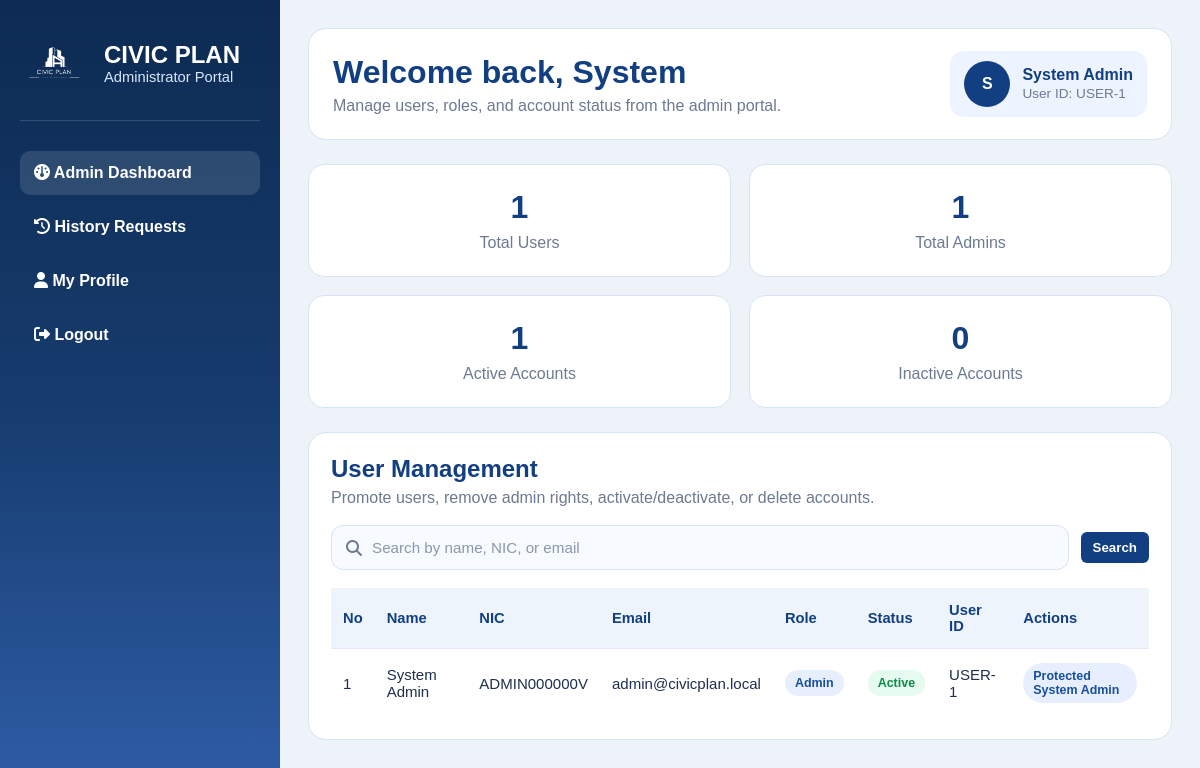
The page /admin/dashboard (signed in) on the database its author committed.
### tables this page shows
CREATE TABLE users (
        user_id INTEGER PRIMARY KEY AUTOINCREMENT,
        first_name TEXT NOT NULL,
        last_name TEXT NOT NULL,
        phone_number TEXT,
        email TEXT NOT NULL,
        password_hash TEXT NOT NULL,
        date_of_birth TEXT,
        address TEXT,
        city TEXT,
        nic TEXT NOT NULL,
        is_admin BOOLEAN DEFAULT 0,
        created_at TEXT DEFAULT CURRENT_TIMESTAMP
    , employee_id TEXT, is_active BOOLEAN DEFAULT 1);

### routes/admin_routes.py (the view)
@admin_bp.route("/admin/dashboard")
def admin_dashboard():
    admin_user, redirect_response = admin_required()
    if redirect_response:
        return redirect_response
    search_query = request.args.get("search", "").strip()
    conn = get_connection()
    cursor = conn.cursor()
    cursor.execute("SELECT COUNT(*) AS total_users FROM users")
    total_users = cursor.fetchone()["total_users"]
    cursor.execute("SELECT COUNT(*) AS total_admins FROM users WHERE is_admin = 1")
    total_admins = cursor.fetchone()["total_admins"]
    cursor.execute("SELECT COUNT(*) AS active_users FROM users WHERE is_active = 1")
    active_users = cursor.fetchone()["active_users"]
    cursor.execute("SELECT COUNT(*) AS inactive_users FROM users WHERE is_active = 0")
    inactive_users = cursor.fetchone()["inactive_users"]
    if search_query:
        like_term = f"%{search_query}%"
        cursor.execute(
            """
            SELECT *
            FROM users
            WHERE (
                first_name || ' ' || last_name LIKE ?
                OR first_name LIKE ?
                OR last_name LIKE ?
                OR nic LIKE ?
                OR email LIKE ?
            )
            ORDER BY user_id ASC
            """,
            (like_term, like_term, like_term, like_term, like_term),
        )
    else:
        cursor.execute(
            """
            SELECT *
            FROM users
            ORDER BY user_id ASC
            """
        )
    users = cursor.fetchall()
    conn.close()
    return render_template(
        "admin_dashboard.html",
        user=admin_user,
        users=users,
        total_users=total_users,
        total_admins=total_admins,
        active_users=active_users,
        inactive_users=inactive_users,
        search_query=search_query,
    )

### database/db_connection.py (called while the page is built)
def get_connection():
    conn = sqlite3.connect(db_path)
    conn.row_factory = sqlite3.Row
    conn.execute("PRAGMA foreign_keys = ON")
    return conn

### routes/admin_routes.py (called while the page is built)
def get_current_user():
    if "user_id" not in session:
        return None
    conn = get_connection()
    cursor = conn.cursor()
    cursor.execute("""
        SELECT * FROM users
        WHERE user_id = ?
    """, (session["user_id"],))
    user = cursor.fetchone()
    conn.close()
    return user

def admin_required():
    user = get_current_user()
    if not user:
        flash("Please sign in first.", "error")
        return None, redirect(url_for("auth.login"))
    if not user["is_admin"]:
        flash("Admin access only.", "error")
        return None, redirect(url_for("main.dashboard"))
    return user, None

### routes/submit_documents_routes.py (called while the page is built)
@submit_documents_bp.before_app_request
def setup_submit_documents_table():
    if not getattr(current_app, '_submit_docs_initialized', False):
        init_submit_documents_table()
        current_app._submit_docs_initialized = True

### templates/admin_dashboard.html (shortened to what this page needs)
<!DOCTYPE html>
<html lang="en">
<head>
    <link rel="stylesheet" href="{{ url_for('static', filename='admin_dashboard.css') }}" />
    <link rel="stylesheet" href="https://cdnjs.cloudflare.com/ajax/libs/font-awesome/6.5.0/css/all.min.css" />
</head>
<body>
    <div class="admin-shell">
        <aside class="sidebar">
            <div class="sidebar-brand">
                <img src="{{ url_for('static', filename='images/logo-removebackground.png') }}" alt="Logo">
                <div>
                    <h2>CIVIC PLAN</h2>
                    <p>Administrator Portal</p>
                </div>
            </div>
            <nav class="sidebar-nav">
                <a href="{{ url_for('admin.admin_dashboard') }}" class="active">
                    <i class="fa-solid fa-gauge"></i> Admin Dashboard
                </a>
                <a href="{{ url_for('admin.admin_transaction_history_requests') }}">
                    <i class="fa-solid fa-clock-rotate-left"></i> History Requests
                </a>
                <a href="{{ url_for('user.account') }}">
                    <i class="fa-solid fa-user"></i> My Profile
                </a>
                <a href="{{ url_for('auth.logout') }}">
                    <i class="fa-solid fa-right-from-bracket"></i> Logout
                </a>
            </nav>
        </aside>
        <main class="main-content">
            <header class="topbar">
                <div>
                    <h1>Welcome back, {{ user['first_name'] }}</h1>
                    <p>Manage users, roles, and account status from the admin portal.</p>
                </div>
                <div class="admin-chip">
                    <div class="avatar">{{ user['first_name'][0] | upper }}</div>
                    <div>
                        <strong>{{ user['first_name'] }} {{ user['last_name'] }}</strong>
                        <span>User ID: USER-{{ user['user_id'] }}</span>
                    </div>
                </div>
            </header>
            <section class="stats-grid">
                <div class="stat-card">
                    <h3>{{ total_users }}</h3>
                    <p>Total Users</p>
                </div>
                <div class="stat-card">
                    <h3>{{ total_admins }}</h3>
                    <p>Total Admins</p>
                </div>
                <div class="stat-card">
                    <h3>{{ active_users }}</h3>
                    <p>Active Accounts</p>
                </div>
                <div class="stat-card">
                    <h3>{{ inactive_users }}</h3>
                    <p>Inactive Accounts</p>
                </div>
            </section>
            <section class="panel">
                <div class="panel-header">
                    <h2>User Management</h2>
                    <p>Promote users, remove admin rights, activate/deactivate, or delete accounts.</p>
                </div>
                <form class="search-form" method="GET" action="{{ url_for('admin.admin_dashboard') }}">
                    <div class="search-input-group">
                        <i class="fa-solid fa-magnifying-glass"></i>
                        <input type="text" name="search" placeholder="Search by name, NIC, or email"
                            value="{{ search_query if search_query else '' }}" />
                    </div>
                    <button type="submit" class="btn primary">Search</button>
                </form>
                <div class="table-wrap">
                    <table>
                        <thead>
                            <tr>
                                <th>No</th>
                                <th>Name</th>
                                <th>NIC</th>
                                <th>Email</th>
                                <th>Role</th>
                                <th>Status</th>
                                <th>User ID</th>
                                <th>Actions</th>
                            </tr>
                        </thead>
                        <tbody>
                            {% if users %}
                            {% for u in users %}
                            <tr>
                                <td>{{ loop.index }}</td>
                                <td>{{ u['first_name'] }} {{ u['last_name'] }}</td>
                                <td>{{ u['nic'] if u['nic'] else '-' }}</td>
                                <td>{{ u['email'] }}</td>
                                <td>
                                    {% if u['is_admin'] %}
                                    <span class="badge admin">Admin</span>
                                    {% else %}
                                    <span class="badge user">User</span>
                                    {% endif %}
                                </td>
                                <td>
                                    {% if u['is_active'] %}
                                    <span class="badge active">Active</span>
                                    {% else %}
                                    <span class="badge inactive">Inactive</span>
                                    {% endif %}
                                </td>
                                <td>USER-{{ u['user_id'] }}</td>
                                <td>
                                    {% set is_system_admin = (u['email'] == 'admin@civicplan.local' and u['nic'] ==
                                    'ADMIN000000V') %}
                                    {% if is_system_admin %}
                                    <div class="action-buttons">
                                        <span class="badge admin">Protected System Admin</span>
                                    </div>
                                    {% endif %}
                                </td>
                            </tr>
                            {% endfor %}
                            {% else %}
                            <tr>
                                <td colspan="8" class="no-results">No users found.</td>
                            </tr>
                            {% endif %}
                        </tbody>
                    </table>
                </div>
            </section>
        </main>
    </div>
</body>
</html>

### static/admin_dashboard.css (style rules this page uses)
* { margin: 0; padding: 0; box-sizing: border-box; font-family: Arial, Helvetica, sans-serif; }
body { background: #eef3fa; color: #1e2f4d; }
.admin-shell { display: flex; min-height: 100vh; }
.sidebar { width: 280px; min-height: 100vh; background: linear-gradient(to bottom, #0d2b52, #163b6d, #2f5ea8); color: white; padding: 28px 20px; }
.main-content { flex: 1; padding: 28px; }
.sidebar-brand { display: flex; align-items: center; gap: 14px; margin-bottom: 30px; padding-bottom: 22px; border-bottom: 1px solid rgba(255, 255, 255, 0.15); }
.sidebar-brand img { width: 70px; height: auto; }
.sidebar-brand h2 { font-size: 1.5rem; }
.sidebar-brand p { color: #d8e7ff; font-size: 0.92rem; }
.sidebar-nav { display: flex; flex-direction: column; gap: 10px; }
.sidebar-nav a { color: white; text-decoration: none; padding: 13px 14px; border-radius: 10px; font-weight: 600; }
.sidebar-nav a:hover, .sidebar-nav a.active { background: rgba(255, 255, 255, 0.12); }
.topbar { background: white; border-radius: 18px; padding: 22px 24px; display: flex; justify-content: space-between; align-items: center; margin-bottom: 24px; border: 1px solid #d8e3f3; }
.topbar h1 { color: #123f82; font-size: 2rem; margin-bottom: 6px; }
.topbar p { color: #6c7a92; }
.admin-chip { display: flex; align-items: center; gap: 12px; background: #edf4ff; padding: 10px 14px; border-radius: 14px; }
.avatar { width: 46px; height: 46px; border-radius: 50%; background: #123f82; color: white; display: flex; align-items: center; justify-content: center; font-weight: 800; }
.admin-chip strong { display: block; color: #123f82; }
.admin-chip span { font-size: 0.85rem; color: #6c7a92; }
.stats-grid { display: grid; grid-template-columns: repeat(4, 1fr); gap: 18px; margin-bottom: 24px; }
.stat-card { background: white; border: 1px solid #d8e3f3; border-radius: 16px; padding: 24px 20px; text-align: center; }
.stat-card h3 { font-size: 2rem; color: #123f82; margin-bottom: 8px; }
.stat-card p { color: #6c7a92; }
.panel { background: white; border: 1px solid #d8e3f3; border-radius: 18px; padding: 22px; }
.panel-header { margin-bottom: 18px; }
.panel-header h2 { color: #123f82; margin-bottom: 6px; }
.panel-header p { color: #6c7a92; }
.search-form { display: flex; align-items: center; gap: 12px; flex-wrap: wrap; margin-bottom: 18px; }
.search-input-group { flex: 1; min-width: 280px; display: flex; align-items: center; gap: 10px; background: #f7faff; border: 1px solid #d8e3f3; border-radius: 12px; padding: 0 14px; }
.search-input-group i { color: #6c7a92; }
.search-input-group input { width: 100%; border: none; outline: none; background: transparent; padding: 13px 0; font-size: 0.95rem; color: #1e2f4d; }
.search-input-group input::placeholder { color: #8a97ac; }
.table-wrap { overflow-x: auto; }
table { width: 100%; border-collapse: collapse; }
thead th { background: #eef4fb; color: #123f82; text-align: left; padding: 14px 12px; font-size: 0.92rem; }
tbody td { padding: 14px 12px; border-top: 1px solid #e4ebf5; font-size: 0.94rem; }
.badge { display: inline-block; padding: 6px 10px; border-radius: 999px; font-size: 0.78rem; font-weight: 700; }
.badge.admin { background: #e7efff; color: #174f9a; }
.badge.active { background: #e6fbef; color: #0d8a49; }
.action-buttons { display: flex; flex-wrap: wrap; gap: 8px; }
.btn { border: none; border-radius: 6px; padding: 8px 12px; color: white; cursor: pointer; font-weight: 700; text-decoration: none; }
.btn.primary { background: #123f82; }
@media (max-width: 1200px) { .stats-grid { grid-template-columns: repeat(2, 1fr); } }

### rows shown on the page
users: first_name "System", first_name "S", last_name "Admin", user_id "1", nic "ADMIN000000V", email "admin@civicplan.local", is_admin "Admin", is_active "Active"

### other values the page prints
{{ total_users }} "1"
{{ total_admins }} "1"
{{ active_users }} "1"
{{ inactive_users }} "0"
